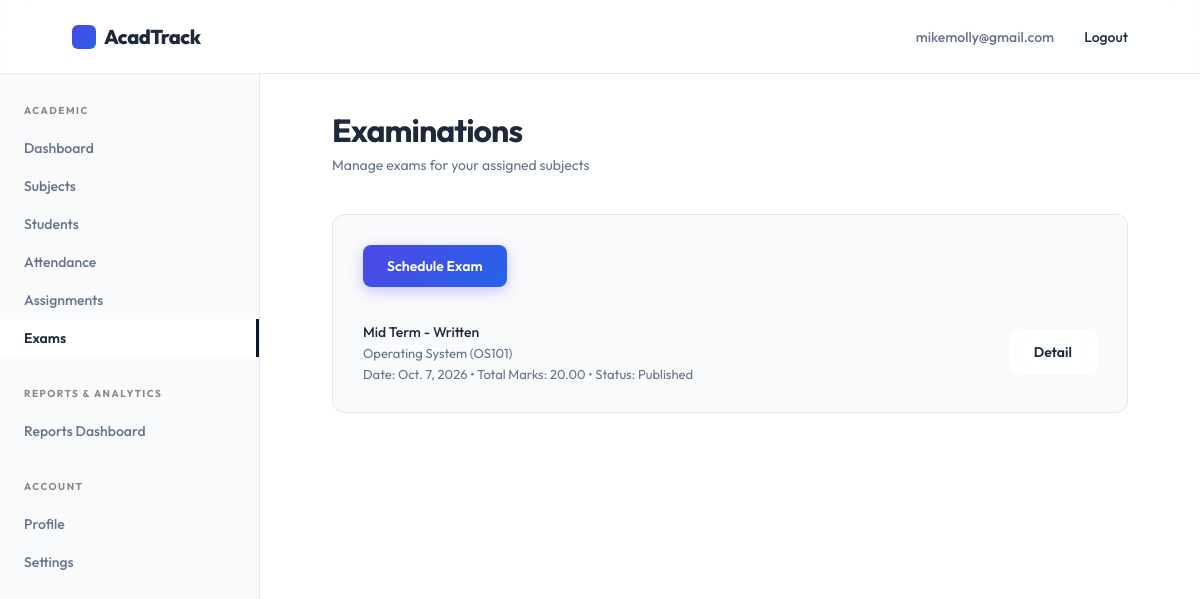
Screenshot of /faculty/exams/ (signed in) with the database file from the repository.
### accounts/models.py (models this page shows, shortened)
class User(AbstractUser):
    class RoleChoices(models.TextChoices):
        STUDENT = 'student', 'Student'
        FACULTY = 'faculty', 'Faculty'
        ADMIN = 'admin', 'Admin'
    username = None
    email = models.EmailField(unique=True)
    role = models.CharField(max_length=20, choices=RoleChoices.choices, default=RoleChoices.STUDENT)
    contact_number = models.CharField(max_length=15, blank=True, null=True)
    deactivated_at = models.DateTimeField(blank=True, null=True)
    updated_at = models.DateTimeField(auto_now=True)
    USERNAME_FIELD = 'email'
    REQUIRED_FIELDS = []
    objects = CustomUserManager()

### examinations/models.py (models this page shows, shortened)
class Exam(models.Model):
    class ExamTerm(models.TextChoices):
        INTERNAL = 'internal', 'Mini Test'
        MID_SEM = 'mid_sem', 'Mid Term'
        END_SEM = 'end_sem', 'End Term'
    class ExamCategory(models.TextChoices):
        WRITTEN = 'written', 'Written'
        PRACTICAL = 'practical', 'Practical'
        PRESENTATION = 'presentation', 'Presentation'
        VIVA = 'viva', 'Viva'
    class StatusChoices(models.TextChoices):
        SCHEDULED = 'scheduled', 'Scheduled'
        COMPLETED = 'completed', 'Completed'
        RESULTS_PENDING = 'results_pending', 'Results Pending'
        PUBLISHED = 'published', 'Published'
        CANCELLED = 'cancelled', 'Cancelled'
    offering = models.ForeignKey('academics.SubjectOffering', on_delete=models.CASCADE, related_name='exams')
    exam_term = models.CharField(max_length=20, choices=ExamTerm.choices)
    exam_category = models.CharField(max_length=20, choices=ExamCategory.choices)
    exam_date = models.DateField()
    total_marks = models.DecimalField(max_digits=5, decimal_places=2)
    description = models.TextField(blank=True, null=True)
    status = models.CharField(max_length=20, choices=StatusChoices.choices, default=StatusChoices.SCHEDULED)
    updated_at = models.DateTimeField(auto_now=True)
    class Meta:
        constraints = [
            models.UniqueConstraint(
                fields=['offering', 'exam_term', 'exam_category', 'exam_date'],
                name='unique_exam_schedule'
            )
        ]

### academics/models.py (models this page shows, shortened)
class SubjectOffering(models.Model):
    class SubjectType(models.TextChoices):
        CORE = 'core', 'Core'
        ELECTIVE = 'elective', 'Elective'
        LAB = 'lab', 'Lab'
        PROJECT = 'project', 'Project'
    subject = models.ForeignKey(Subject, on_delete=models.CASCADE, related_name='offerings')
    semester = models.ForeignKey(Semester, on_delete=models.CASCADE, related_name='subject_offerings')
    faculty = models.ForeignKey('faculty.Faculty', on_delete=models.SET_NULL, null=True, blank=True, related_name='subject_offerings')
    subject_type = models.CharField(max_length=20, choices=SubjectType.choices, default=SubjectType.CORE)
    credits = models.PositiveIntegerField()
    class Meta:
        constraints = [
            models.UniqueConstraint(fields=['subject', 'semester'], name='unique_subject_offering')
        ]

class Subject(models.Model):
    name = models.CharField(max_length=150)
    code = models.CharField(max_length=20, unique=True)
    description = models.TextField(blank=True, null=True)

### faculty/views.py (the view)
# urls.py: path('exams/', views.ExamListView.as_view(), name='exams'),
class ExamListView(FacultyRequiredMixin, ListView):
    template_name = 'faculty/exams.html'
    context_object_name = 'exams'
    def get_queryset(self):
        return Exam.objects.filter(offering__faculty=self.request.user.faculty_profile).select_related('offering__subject').order_by('-exam_date')

### faculty/views.py (called while the page is built)
    def test_func(self):
        return self.request.user.is_authenticated and self.request.user.role == User.RoleChoices.FACULTY

### templates/faculty/exams.html
{% extends 'faculty/base.html' %}
{% block page_title %}Examinations{% endblock %}
{% block page_subtitle %}Manage exams for your assigned subjects{% endblock %}
{% block dashboard_content %}
<div class="dashboard-section">
    <div style="margin-bottom: 20px;">
        <a href="{% url 'faculty:exam_create' %}" class="btn btn-primary">Schedule Exam</a>
    </div>
    <div class="data-list">
        {% for exam in exams %}
        <div class="data-item">
            <div>
                <div class="data-main">{{ exam.get_exam_term_display }} - {{ exam.get_exam_category_display }}</div>
                <div class="data-sub">{{ exam.offering.subject.name }} ({{ exam.offering.subject.code }})</div>
                <div class="data-sub" style="margin-top: 5px;">
                    Date: {{ exam.exam_date }} • Total Marks: {{ exam.total_marks }} • Status: {{ exam.get_status_display }}
                </div>
            </div>
            <div class="data-meta">
                <a href="{% url 'faculty:exam_detail' pk=exam.pk %}" class="btn btn-secondary">Detail</a>
            </div>
        </div>
        {% empty %}
        <div class="data-item">
            <div class="data-main" style="color: var(--muted);">No exams have been scheduled.</div>
        </div>
        {% endfor %}
    </div>
</div>
{% endblock %}

### templates/components/navbar.html (shortened to what this page needs)
<header class="navbar">
    <a href="{% if request.user.is_authenticated %}{% if request.user.role == 'admin' or request.user.is_superuser %}{% url 'acadtrack_admin:dashboard' %}{% elif request.user.role == 'faculty' %}{% url 'faculty:dashboard' %}{% else %}{% url 'students:dashboard' %}{% endif %}{% else %}{% url 'landing_page' %}{% endif %}" class="brand" aria-label="AcadTrack home">
        <span class="brand-mark"></span>
        AcadTrack
    </a>
    <nav class="nav-links" aria-label="User navigation">
        {% if request.user.is_authenticated %}
            <span style="color: var(--muted);">{{ request.user.email }}</span>
            <form action="{% url 'accounts:logout' %}" method="post" style="display:inline;">
                <button type="submit" style="background:none;border:none;cursor:pointer;font-family:inherit;font-size:inherit;font-weight:inherit;color:inherit;" class="nav-links a">Logout</button>
            </form>
        {% else %}
            {% if request.resolver_match.url_name != 'login' %}
                <a href="{% url 'accounts:login' %}">Login</a>
            {% endif %}
        {% endif %}
    </nav>
</header>

### static/style.css (style rules this page uses)
:root { --bg: #f9fafb; --text: #1e293b; --muted: #64748b; --line: #e2e8f0; --soft: #ffffff; --primary: #4f46e5; --primary-hover: #4338ca; --accent: #2563eb; --black: #0f172a; --radius: 12px; --glass-bg: rgba(255, 255, 255, 0.85); --glass-border: rgba(255, 255, 255, 0.6); --glass-shadow: 0 10px 40px 0 rgba(31, 38, 135, 0.05); }
* { box-sizing: border-box; margin: 0; padding: 0; scrollbar-width: thin; scrollbar-color: rgba(0, 0, 0, 0.2) var(--bg); }
html { scroll-behavior: smooth; }
body { min-height: 100vh; background: var(--bg); color: var(--text); font-family: 'Outfit', Arial, sans-serif; -webkit-font-smoothing: antialiased; }
a { color: inherit; text-decoration: none; }
.navbar { height: 74px; width: 100%; display: flex; align-items: center; justify-content: space-between; padding: 0 6vw; background: rgba(255, 255, 255, 0.85); backdrop-filter: blur(16px); -webkit-backdrop-filter: blur(16px); border-bottom: 1px solid var(--line); position: sticky; top: 0; z-index: 100; }
.brand { font-size: 20px; font-weight: 800; letter-spacing: -0.5px; display: flex; align-items: center; gap: 8px; }
.brand-mark { width: 24px; height: 24px; background: linear-gradient(135deg, var(--primary), var(--accent)); border-radius: 6px; display: inline-block; }
.nav-links { display: flex; gap: 30px; font-size: 14px; font-weight: 500; }
.btn { display: inline-flex; align-items: center; justify-content: center; padding: 12px 24px; border-radius: 8px; font-size: 14px; font-weight: 600; transition: all 0.3s cubic-bezier(0.16, 1, 0.3, 1); cursor: pointer; border: none; }
.btn-primary { background: linear-gradient(135deg, var(--primary), var(--accent)); color: white; box-shadow: 0 4px 14px rgba(79, 70, 229, 0.3); }
.btn-secondary { background: var(--glass-bg); border: 1px solid var(--glass-border); color: var(--text); backdrop-filter: blur(12px); }

### static/dashboard.css (style rules this page uses)
.dashboard-section { background: var(--bg); border: 1px solid var(--line); border-radius: var(--radius); padding: 30px; margin-bottom: 30px; }
.data-list { display: flex; flex-direction: column; }
.data-item { display: flex; justify-content: space-between; align-items: center; padding: 16px 0; border-bottom: 1px solid var(--line); }
.data-item:last-child { border-bottom: none; padding-bottom: 0; }
.data-main { font-weight: 500; font-size: 14px; }
.data-sub { color: var(--muted); font-size: 13px; margin-top: 4px; }
.data-meta { font-size: 13px; font-weight: 500; text-align: right; }

### rows the page displays
User: user.email "mikemolly@gmail.com"
Exam: exam_term "Mid Term", exam_category "Written", offering.subject.name "Operating System", offering.subject.code "OS101", exam_date "Oct. 7, 2026", total_marks "20.00", status "Published"
